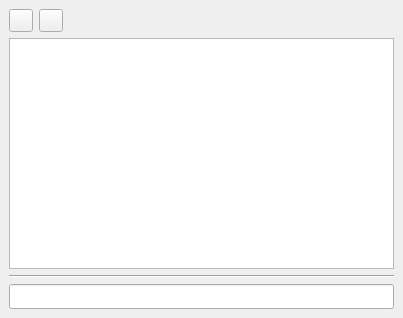
<?xml version="1.0" encoding="UTF-8"?>
<ui version="4.0">
 <class>slm_clientWindow</class>
 <widget class="QMainWindow" name="slm_clientWindow">
  <property name="geometry">
   <rect>
    <x>0</x>
    <y>0</y>
    <width>403</width>
    <height>318</height>
   </rect>
  </property>
  <property name="font">
   <font>
    <family>Sans Serif</family>
   </font>
  </property>
  <property name="focusPolicy">
   <enum>Qt::StrongFocus</enum>
  </property>
  <property name="windowTitle">
   <string>MainWindow</string>
  </property>
  <property name="windowIcon">
   <iconset resource="resources/slm_resources.qrc">
    <normaloff>:/icons/SLM_Logo</normaloff>:/icons/SLM_Logo</iconset>
  </property>
  <widget class="QWidget" name="centralwidget">
   <layout class="QVBoxLayout" name="verticalLayout">
    <item>
     <layout class="QHBoxLayout" name="horizontalLayout">
      <item>
       <widget class="QToolButton" name="clearButton">
        <property name="toolTip">
         <string>Clear Incoming Text Area</string>
        </property>
        <property name="text">
         <string/>
        </property>
        <property name="icon">
         <iconset resource="resources/slm_resources.qrc">
          <normaloff>:/icons/cleearIcon</normaloff>:/icons/cleearIcon</iconset>
        </property>
       </widget>
      </item>
      <item>
       <widget class="QToolButton" name="sendFileButton">
        <property name="toolTip">
         <string>Send File to Buddy Securely</string>
        </property>
        <property name="text">
         <string/>
        </property>
        <property name="icon">
         <iconset resource="resources/slm_resources.qrc">
          <normaloff>:/icons/sendFile</normaloff>:/icons/sendFile</iconset>
        </property>
       </widget>
      </item>
      <item>
       <spacer name="horizontalSpacer">
        <property name="orientation">
         <enum>Qt::Horizontal</enum>
        </property>
        <property name="sizeHint" stdset="0">
         <size>
          <width>40</width>
          <height>20</height>
         </size>
        </property>
       </spacer>
      </item>
     </layout>
    </item>
    <item>
     <widget class="QTextEdit" name="slm_clientIncomingTextArea">
      <property name="font">
       <font>
        <family>Sans Serif</family>
       </font>
      </property>
      <property name="locale">
       <locale language="Turkish" country="Turkey"/>
      </property>
      <property name="readOnly">
       <bool>true</bool>
      </property>
     </widget>
    </item>
    <item>
     <widget class="Line" name="line">
      <property name="orientation">
       <enum>Qt::Horizontal</enum>
      </property>
     </widget>
    </item>
    <item>
     <widget class="QLineEdit" name="slm_client_outgoingTextArea">
      <property name="locale">
       <locale language="Turkish" country="Turkey"/>
      </property>
     </widget>
    </item>
   </layout>
  </widget>
 </widget>
 <tabstops>
  <tabstop>slm_client_outgoingTextArea</tabstop>
  <tabstop>slm_clientIncomingTextArea</tabstop>
 </tabstops>
 <resources>
  <include location="resources/slm_resources.qrc"/>
 </resources>
 <connections/>
</ui>
